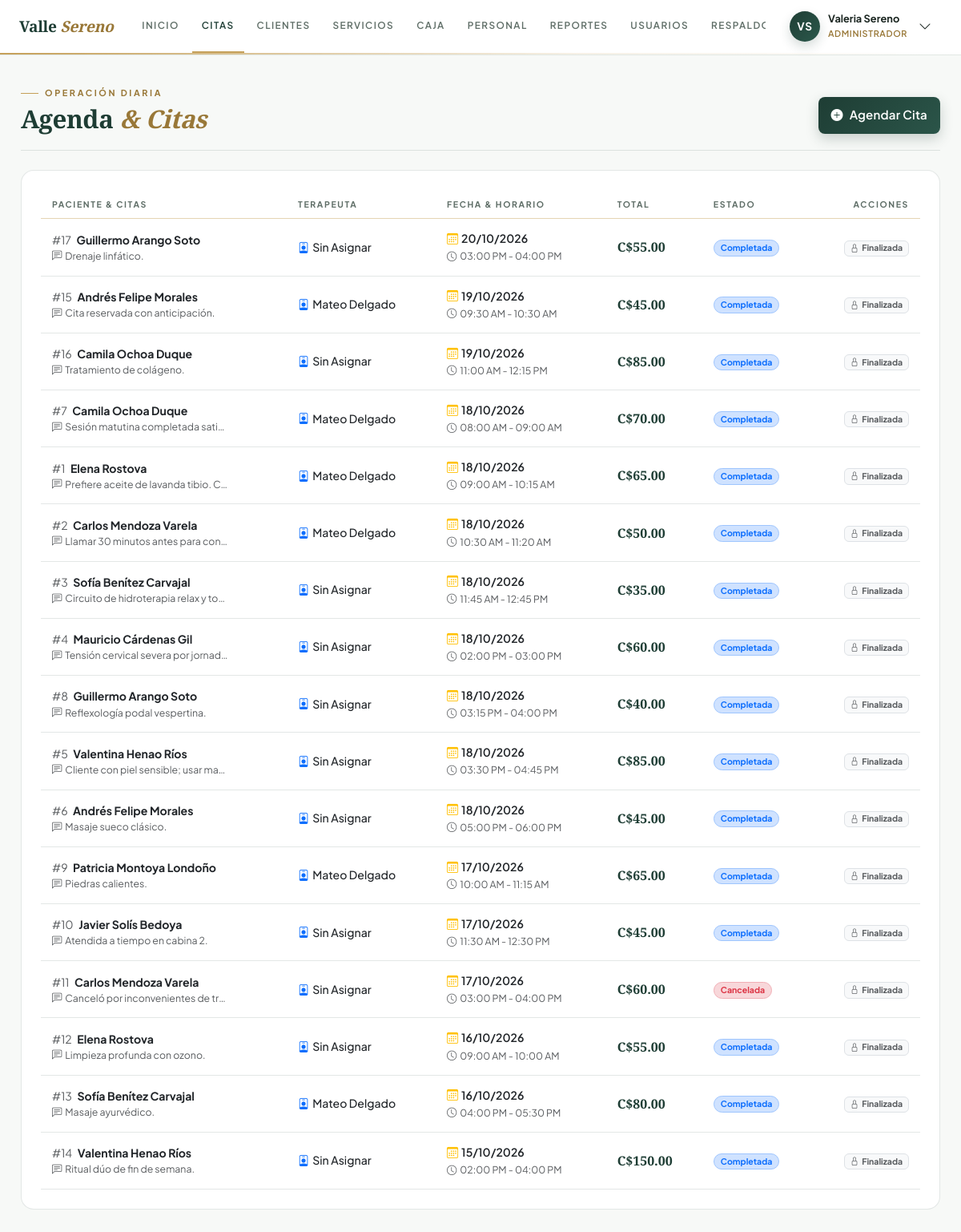
The app's page /index.php?c=citas&a=index (signed in) with its own data.
### tables this page shows
CREATE TABLE IF NOT EXISTS empleados (
    id INT AUTO_INCREMENT PRIMARY KEY,
    nombre_completo VARCHAR(120) NOT NULL,
    telefono VARCHAR(20) NOT NULL,
    correo VARCHAR(100) NOT NULL UNIQUE,
    cargo VARCHAR(50) NOT NULL,
    especialidades TEXT NULL,
    estado ENUM('activo', 'inactivo') NOT NULL DEFAULT 'activo'
);

CREATE TABLE IF NOT EXISTS citas (
    id INT AUTO_INCREMENT PRIMARY KEY,
    id_cliente INT NOT NULL,
    id_empleado INT NOT NULL COMMENT 'Terapeuta asignado',
    fecha DATE NOT NULL,
    hora_inicio TIME NOT NULL,
    hora_fin TIME NOT NULL,
    total DECIMAL(10,2) NOT NULL DEFAULT 0.00,
    estado ENUM('Pendiente', 'Confirmada', 'Completada', 'Cancelada') NOT NULL DEFAULT 'Pendiente',
    observaciones TEXT NULL,
    creado_en TIMESTAMP DEFAULT CURRENT_TIMESTAMP,
    CONSTRAINT fk_citas_clientes FOREIGN KEY (id_cliente) 
        REFERENCES clientes(id) ON UPDATE CASCADE ON DELETE RESTRICT,
    CONSTRAINT fk_citas_empleados FOREIGN KEY (id_empleado) 
        REFERENCES empleados(id) ON UPDATE CASCADE ON DELETE RESTRICT,
    CONSTRAINT chk_citas_horario CHECK (hora_fin > hora_inicio),
    INDEX idx_citas_terapeuta_fecha (id_empleado, fecha),
    INDEX idx_citas_cliente_fecha (id_cliente, fecha)
);

### app/views/citas/index.php (the view, shortened to what the rows shown need)
<div class="page-head">
    <div>
        <span class="kicker">Operación diaria</span>
        <h1 class="display-title">
            <?= ($_SESSION['rol_nombre'] ?? '') === 'Terapeuta' ? 'Mis Citas <em>& Agenda Asignada</em>' : 'Agenda <em>& Citas</em>' ?>
        </h1>
    </div>
    <?php if (in_array($_SESSION['rol_nombre'] ?? '', ['Administrador', 'Recepcionista'])): ?>
    <div class="page-head-actions">
        <button class="btn btn-spa-primary btn-sm px-3 d-inline-flex align-items-center gap-2" data-bs-toggle="modal" data-bs-target="#modalNuevaCita">
            <i class="bi bi-plus-circle-fill"></i>
            <span>Agendar Cita</span>
        </button>
    </div>
    <?php endif; ?>
</div>
<div class="spa-card p-4">
    <div class="table-responsive-none">
        <table class="table table-hover align-middle mb-0">
            <thead class="table-light">
                <tr style="font-size: 0.78rem; text-transform: uppercase; letter-spacing: 0.5px; color: #556b61;">
                    <th>PACIENTE & CITAS</th>
                    <th>TERAPEUTA</th>
                    <th>FECHA & HORARIO</th>
                    <th>TOTAL</th>
                    <th>ESTADO</th>
                    <th class="text-end">ACCIONES</th>
                </tr>
            </thead>
            <tbody style="font-size: 0.88rem;">
                <?php if (empty($citas)): ?>
                    <tr>
                        <td colspan="6" class="text-center py-4 text-muted">
                            <i class="bi bi-calendar-x fs-3 d-block mb-1 text-muted"></i>
                            <?= ($_SESSION['rol_nombre'] ?? '') === 'Terapeuta'
                                ? 'No tienes citas de tratamiento asignadas por el momento.'
                                : 'No hay citas registradas en la base de datos.' ?>
                        </td>
                    </tr>
                <?php else: ?>
                    <?php foreach ($citas as $c): ?>
                        <tr>
                            <td>
                                <div class="fw-bold text-dark">
                                    <span class="text-muted fw-normal me-1">#<?= $c['id'] ?></span>
                                    <?= htmlspecialchars($c['cliente_nombre']) ?>
                                </div>
                                <?php if (!empty($c['observaciones'])): ?>
                                    <small class="text-muted d-block text-truncate" style="max-width: 220px;" title="<?= htmlspecialchars($c['observaciones']) ?>">
                                        <i class="bi bi-chat-left-text me-1"></i><?= htmlspecialchars($c['observaciones']) ?>
                                    </small>
                                <?php endif; ?>
                            </td>
                            <td>
                                <span class="text-dark fw-medium">
                                    <i class="bi bi-person-badge text-primary me-1"></i><?= htmlspecialchars($c['terapeuta_nombre'] ?? $c['empleado_nombre'] ?? 'Sin Asignar') ?>
                                </span>
                            </td>
                            <td>
                                <div class="fw-semibold text-dark mb-0">
                                    <i class="bi bi-calendar3 text-warning me-1"></i><?= date('d/m/Y', strtotime($c['fecha'])) ?>
                                </div>
                                <small class="text-muted">
                                    <i class="bi bi-clock me-1"></i><?= date('h:i A', strtotime($c['hora_inicio'])) ?> - <?= date('h:i A', strtotime($c['hora_fin'])) ?>
                                </small>
                            </td>
                            <td>
                                <span class="fw-bold fs-6" style="font-family: var(--font-serif); color: var(--spa-primary);">
                                    C$<?= number_format($c['total'], 2) ?>
                                </span>
                            </td>
                            <td>
                                <?php
                                    $estadoClass = match($c['estado']) {
                                        'Confirmada' => 'bg-success-subtle text-success border border-success-subtle',
                                        'Pendiente'  => 'bg-warning-subtle text-warning border border-warning-subtle',
                                        'Completada' => 'bg-primary-subtle text-primary border border-primary-subtle',
                                        'Cancelada'  => 'bg-danger-subtle text-danger border border-danger-subtle',
                                        default      => 'bg-secondary-subtle text-secondary'
                                    };
                                ?>
                                <span class="badge <?= $estadoClass ?> rounded-pill px-2 py-1">
                                    <?= htmlspecialchars($c['estado']) ?>
                                </span>
                            </td>
                            <td class="text-end">
                                <?php if ($c['estado'] !== 'Cancelada' && $c['estado'] !== 'Completada'): ?>
                                    <div class="btn-group btn-group-sm">
                                        <?php if ($c['estado'] === 'Pendiente'): ?>
                                            <button class="btn btn-outline-success py-1 px-2" title="Confirmar Cita" onclick="cambiarEstadoCita(<?= $c['id'] ?>, 'Confirmada')">
                                                <i class="bi bi-play-fill"></i> <span class="d-none d-lg-inline ms-1">Confirmar</span>
                                            </button>
                                        <?php elseif ($c['estado'] === 'Confirmada'): ?>
                                            <button class="btn btn-outline-primary py-1 px-2" title="Marcar Completada" onclick="cambiarEstadoCita(<?= $c['id'] ?>, 'Completada')">
                                                <i class="bi bi-check2-all"></i> <span class="d-none d-lg-inline ms-1">Completar</span>
                                            </button>
                                        <?php endif; ?>
                                        <?php if (($_SESSION['rol_nombre'] ?? '') !== 'Terapeuta'): ?>
                                            <button class="btn btn-outline-danger py-1 px-2" title="Cancelar Cita" onclick="cambiarEstadoCita(<?= $c['id'] ?>, 'Cancelada')">
                                                <i class="bi bi-x-lg"></i> <span class="d-none d-lg-inline ms-1">Cancelar</span>
                                            </button>
                                        <?php endif; ?>
                                    </div>
                                <?php else: ?>
                                    <span class="badge bg-light text-muted border"><i class="bi bi-lock me-1"></i>Finalizada</span>
                                <?php endif; ?>
                            </td>
                        </tr>
                    <?php endforeach; ?>
                <?php endif; ?>
            </tbody>
        </table>
    </div>
</div>

### app/views/layouts/main.php (shortened to what the rows shown need)
<?php
$user = [
    'id'      => $_SESSION['usuario_id'] ?? 0,
    'usuario' => $_SESSION['usuario'] ?? 'Invitado',
    'nombre'  => $_SESSION['nombre'] ?? 'Usuario',
    'email'   => $_SESSION['email'] ?? '',
    'rol'     => $_SESSION['rol_nombre'] ?? 'Sin rol',
    'cargo'   => $_SESSION['cargo'] ?? 'Personal'
];
$activePage = $activePage ?? 'dashboard';
$nombreCompleto = trim($user['nombre']);
$partesNombre   = preg_split('/\s+/', $nombreCompleto);
$initials       = strtoupper(
    (isset($partesNombre[0]) ? mb_substr($partesNombre[0], 0, 1, 'UTF-8') : '') .
    (isset($partesNombre[1]) ? mb_substr($partesNombre[1], 0, 1, 'UTF-8') : '')
);
?>
<!DOCTYPE html>
<html lang="es">
<head>
    <link href="https://cdn.jsdelivr.net/npm/bootstrap@5.3.3/dist/css/bootstrap.min.css" rel="stylesheet">
    <link rel="stylesheet" href="https://cdn.jsdelivr.net/npm/bootstrap-icons@1.11.3/font/bootstrap-icons.min.css">
    <link href="public/css/spa-theme.css?v=2.5" rel="stylesheet">
</head>
<body class="app-body">
    <header class="masthead">
        <div class="masthead-inner">
            <a class="wordmark" href="index.php?c=dashboard&a=index">
                Valle <span>Sereno</span>
            </a>
            <nav class="mainnav" id="mainnav">
                <?php if ($user['rol'] !== 'Terapeuta'): ?>
                    <a href="index.php?c=dashboard&a=index"
                        class="nav-link-ed <?= $activePage === 'dashboard' ? 'is-active' : '' ?>"
                        title="Panel Principal">
                        <span>Inicio</span>
                    </a>
                <?php endif; ?>
                <a href="index.php?c=citas&a=index"
                    class="nav-link-ed <?= $activePage === 'citas' ? 'is-active' : '' ?>"
                    title="Citas & Agenda">
                    <span>Citas</span>
                </a>
                <?php if (in_array($user['rol'], ['Administrador', 'Recepcionista'])): ?>
                    <a href="index.php?c=clientes&a=index"
                        class="nav-link-ed <?= $activePage === 'clientes' ? 'is-active' : '' ?>"
                        title="Clientes">
                        <span>Clientes</span>
                    </a>
                <?php endif; ?>
                <a href="index.php?c=servicios&a=index"
                    class="nav-link-ed <?= $activePage === 'servicios' ? 'is-active' : '' ?>"
                    title="Servicios & Terapias">
                    <span>Servicios</span>
                </a>
                <?php if ($user['rol'] !== 'Terapeuta'): ?>
                    <a href="index.php?c=pagos&a=index"
                        class="nav-link-ed <?= $activePage === 'pagos' ? 'is-active' : '' ?>"
                        title="Caja & Pagos">
                        <span>Caja</span>
                    </a>
                    <a href="index.php?c=empleados&a=index"
                        class="nav-link-ed <?= $activePage === 'empleados' ? 'is-active' : '' ?>"
                        title="Personal Terapéutico">
                        <span>Personal</span>
                    </a>
                <?php endif; ?>
                <?php if ($user['rol'] === 'Administrador'): ?>
                    <a href="index.php?c=reportes&a=index"
                        class="nav-link-ed <?= $activePage === 'reportes' ? 'is-active' : '' ?>"
                        title="Reportes & Analítica">
                        <span>Reportes</span>
                    </a>
                    <a href="index.php?c=usuarios&a=index"
                        class="nav-link-ed <?= $activePage === 'usuarios' ? 'is-active' : '' ?>"
                        title="Gestión de Usuarios">
                        <span>Usuarios</span>
                    </a>
                    <a href="index.php?c=respaldos&a=index"
                        class="nav-link-ed <?= $activePage === 'respaldos' ? 'is-active' : '' ?>"
                        title="Respaldos & Mantenimiento">
                        <span>Respaldos</span>
                    </a>
                <?php endif; ?>
            </nav>
            <div class="masthead-end">
                <div class="dropdown">
                    <button class="user-chip" type="button" data-bs-toggle="dropdown" aria-expanded="false">
                        <span class="user-avatar-circle"><?= htmlspecialchars($initials, ENT_QUOTES, 'UTF-8') ?></span>
                        <span class="user-chip-name">
                            <strong><?= htmlspecialchars($user['nombre'], ENT_QUOTES, 'UTF-8') ?></strong>
                            <small><?= htmlspecialchars($user['rol'], ENT_QUOTES, 'UTF-8') ?></small>
                        </span>
                        <i class="bi bi-chevron-down ms-1"></i>
                    </button>
                </div>
            </div>
        </div>
    </header>
    <main class="page-wrap">
        <?php
        if (isset($contentView) && file_exists($contentView)) {
            include $contentView;
        } else {
            echo "<div class='alert alert-warning'>Vista no disponible.</div>";
        }
        ?>
    </main>
</body>
</html>

### records on screen
empleados: nombre_completo "VS", nombre_completo "Valeria Sereno"
citas: id "17", cliente_nombre "Guillermo Arango Soto", observaciones "Drenaje linfático.", terapeuta_nombre "Sin Asignar", fecha "20/10/2026", hora_inicio "03:00 PM", hora_fin "04:00 PM", total "55.00", estado "Completada", shows "Finalizada"
citas: id "15", cliente_nombre "Andrés Felipe Morales", observaciones "Cita reservada con anticipación.", terapeuta_nombre "Mateo Delgado", fecha "19/10/2026", hora_inicio "09:30 AM", hora_fin "10:30 AM", total "45.00", estado "Completada", shows "Finalizada"
citas: id "16", cliente_nombre "Camila Ochoa Duque", observaciones "Tratamiento de colágeno.", terapeuta_nombre "Sin Asignar", fecha "19/10/2026", hora_inicio "11:00 AM", hora_fin "12:15 PM", total "85.00", estado "Completada", shows "Finalizada"
citas: id "7", cliente_nombre "Camila Ochoa Duque", observaciones "Sesión matutina completada sati…", terapeuta_nombre "Mateo Delgado", fecha "18/10/2026", hora_inicio "08:00 AM", hora_fin "09:00 AM", total "70.00", estado "Completada", shows "Finalizada"
citas: id "1", cliente_nombre "Elena Rostova", observaciones "Prefiere aceite de lavanda tibio. C…", terapeuta_nombre "Mateo Delgado", fecha "18/10/2026", hora_inicio "09:00 AM", hora_fin "10:15 AM", total "65.00", estado "Completada", shows "Finalizada"
citas: id "2", cliente_nombre "Carlos Mendoza Varela", observaciones "Llamar 30 minutos antes para con…", terapeuta_nombre "Mateo Delgado", fecha "18/10/2026", hora_inicio "10:30 AM", hora_fin "11:20 AM", total "50.00", estado "Completada", shows "Finalizada"
citas: id "3", cliente_nombre "Sofía Benítez Carvajal", observaciones "Circuito de hidroterapia relax y to…", terapeuta_nombre "Sin Asignar", fecha "18/10/2026", hora_inicio "11:45 AM", hora_fin "12:45 PM", total "35.00", estado "Completada", shows "Finalizada"
citas: id "4", cliente_nombre "Mauricio Cárdenas Gil", observaciones "Tensión cervical severa por jornad…", terapeuta_nombre "Sin Asignar", fecha "18/10/2026", hora_inicio "02:00 PM", hora_fin "03:00 PM", total "60.00", estado "Completada", shows "Finalizada"
citas: id "8", cliente_nombre "Guillermo Arango Soto", observaciones "Reflexología podal vespertina.", terapeuta_nombre "Sin Asignar", fecha "18/10/2026", hora_inicio "03:15 PM", hora_fin "04:00 PM", total "40.00", estado "Completada", shows "Finalizada"
citas: id "5", cliente_nombre "Valentina Henao Ríos", observaciones "Cliente con piel sensible; usar ma…", terapeuta_nombre "Sin Asignar", fecha "18/10/2026", hora_inicio "03:30 PM", hora_fin "04:45 PM", total "85.00", estado "Completada", shows "Finalizada"
citas: id "6", cliente_nombre "Andrés Felipe Morales", observaciones "Masaje sueco clásico.", terapeuta_nombre "Sin Asignar", fecha "18/10/2026", hora_inicio "05:00 PM", hora_fin "06:00 PM", total "45.00", estado "Completada", shows "Finalizada"
citas: id "9", cliente_nombre "Patricia Montoya Londoño", observaciones "Piedras calientes.", terapeuta_nombre "Mateo Delgado", fecha "17/10/2026", hora_inicio "10:00 AM", hora_fin "11:15 AM", total "65.00", estado "Completada", shows "Finalizada"
citas: id "10", cliente_nombre "Javier Solís Bedoya", observaciones "Atendida a tiempo en cabina 2.", terapeuta_nombre "Sin Asignar", fecha "17/10/2026", hora_inicio "11:30 AM", hora_fin "12:30 PM", total "45.00", estado "Completada", shows "Finalizada"
citas: id "11", cliente_nombre "Carlos Mendoza Varela", observaciones "Canceló por inconvenientes de tr…", terapeuta_nombre "Sin Asignar", fecha "17/10/2026", hora_inicio "03:00 PM", hora_fin "04:00 PM", total "60.00", estado "Cancelada", shows "Finalizada"
citas: id "12", cliente_nombre "Elena Rostova", observaciones "Limpieza profunda con ozono.", terapeuta_nombre "Sin Asignar", fecha "16/10/2026", hora_inicio "09:00 AM", hora_fin "10:00 AM", total "55.00", estado "Completada", shows "Finalizada"
citas: id "13", cliente_nombre "Sofía Benítez Carvajal", observaciones "Masaje ayurvédico.", terapeuta_nombre "Mateo Delgado", fecha "16/10/2026", hora_inicio "04:00 PM", hora_fin "05:30 PM", total "80.00", estado "Completada", shows "Finalizada"
citas: id "14", cliente_nombre "Valentina Henao Ríos", observaciones "Ritual dúo de fin de semana.", terapeuta_nombre "Sin Asignar", fecha "15/10/2026", hora_inicio "02:00 PM", hora_fin "04:00 PM", total "150.00", estado "Completada", shows "Finalizada"

### other values on screen
$user['rol'] "ADMINISTRADOR"
